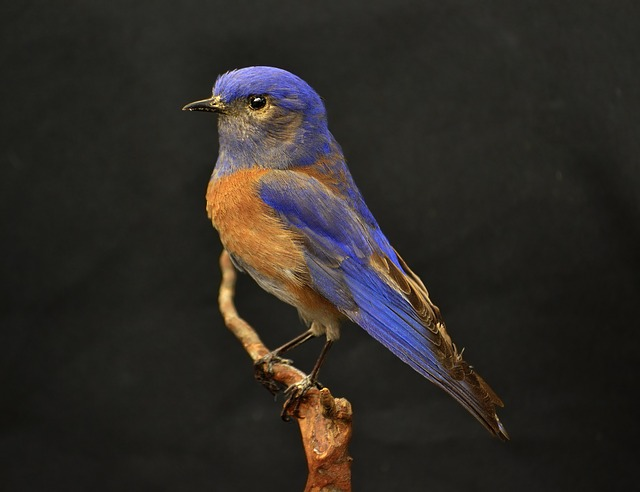
%> input picture vaja1/bird.jpg, 640 x 492 px
$ octave vaja1_naloga5_part2_e.m   (GNU Octave 9; MATLAB toolbox functions it lacks are replaced by stand-ins)
%> lines starting %> are read from the running program, lines starting %| are printed output that depends on the picture; in (x1, y1, x2, y2) boxes, pixels count from 0 and x2, y2 are one past the last pixel; in counts of white or black regions, pixels touching at a corner belong together; the program's own positions count from 1
pkg load image
figure(1);

I = imread('bird.jpg');
%> I is the input picture: size 492x640x3 uint8; mean R, G, B 46.1, 42.1, 37.6
subplot(1,4,1);
imshow(I);

I = rgb2gray(I);
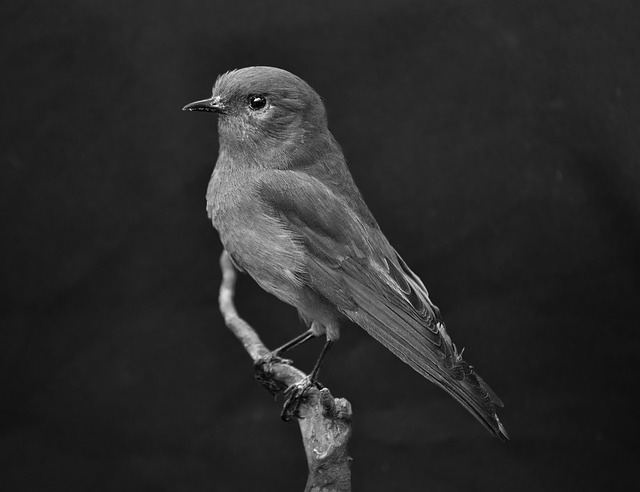
%> I: size 492x640 uint8; min 0, max 254, mean 42.8
% histogram
P = I(:);
bins = 256;
H = hist(P, bins);
%> H = 256 values, max 18270 at index 32, min 0 at index 129, mean 1230
subplot(1,4,2);
bar(H, 'b');

% image
I = I > 51;
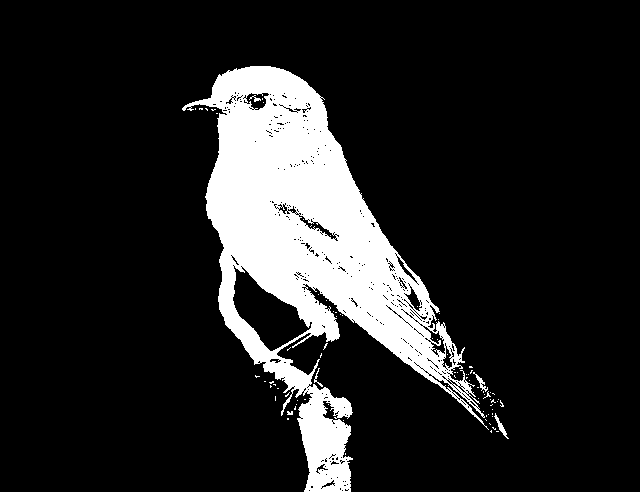
%> I: size 492x640 logical; 14.4% white; 81 white regions (75 under 20 px), largest, box (x1, y1, x2, y2) and area: (182, 66, 489, 492) 44843, (494, 413, 509, 439) 90, (473, 372, 488, 392) 75, (314, 368, 323, 387) 39, (249, 95, 261, 102) 31, (287, 411, 293, 415) 20
subplot(1,4,3);
imshow(I);

se = ones(12, 12);
C1 = imclose(I, se);
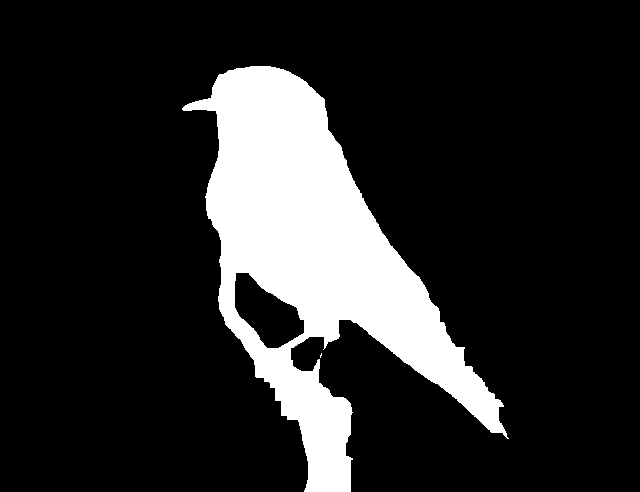
%> C1: size 492x640 logical; 16.3% white; 2 white regions (1 under 20 px), largest, box (x1, y1, x2, y2) and area: (182, 66, 509, 492) 51271
subplot(1,4,4);
imshow(C1);
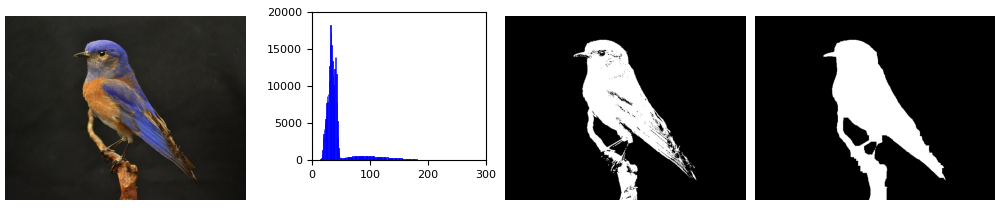
%> figure redrawn from the program's plot data, 4 panels
